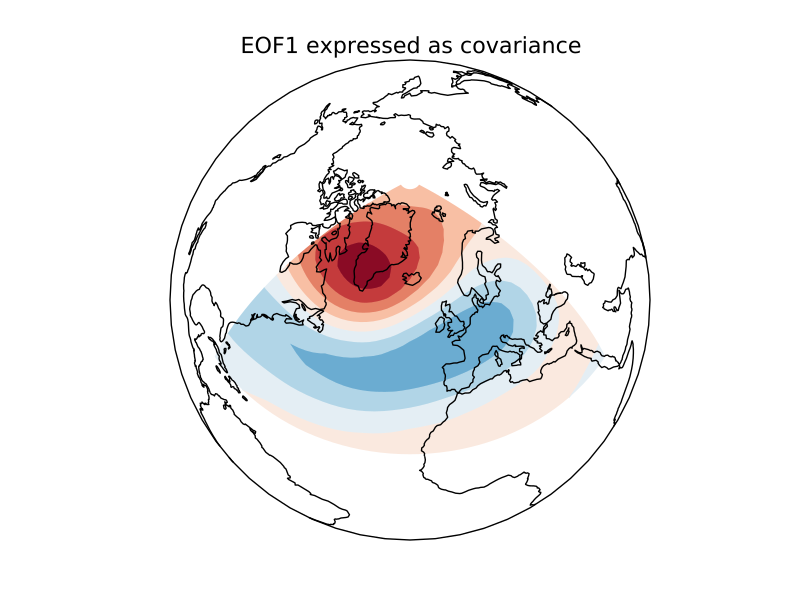

Reproduce this figure in Python.
"""
Compute and plot the leading EOF of geopotential height on the 500 hPa
pressure surface over the European/Atlantic sector during winter time.

This example uses the metadata-retaining iris interface.

"""
import warnings

import iris
import iris.plot as iplt
import cartopy.crs as ccrs
import matplotlib.pyplot as plt
import numpy as np

from eofs.iris import Eof
from eofs.examples import example_data_path


# Read geopotential height data using the iris module. The file contains
# December-February averages of geopotential height at 500 hPa for the
# European/Atlantic domain (80W-40E, 20-90N).
filename = example_data_path('hgt_djf.nc')
z_djf = iris.load_cube(filename)

# Compute anomalies by removing the time-mean.
with warnings.catch_warnings():
    # Iris emits a warning due to the non-contiguous time dimension.
    warnings.simplefilter('ignore', UserWarning)
    z_djf_mean = z_djf.collapsed('time', iris.analysis.MEAN)
z_djf = z_djf - z_djf_mean

# Create an EOF solver to do the EOF analysis. Square-root of cosine of
# latitude weights are applied before the computation of EOFs.
solver = Eof(z_djf, weights='coslat')

# Retrieve the leading EOF, expressed as the covariance between the leading PC
# time series and the input SLP anomalies at each grid point.
eof1 = solver.eofsAsCovariance(neofs=1)

# Plot the leading EOF expressed as covariance in the European/Atlantic domain.
clevs = np.linspace(-75, 75, 11)
proj = ccrs.Orthographic(central_longitude=-20, central_latitude=60)
ax = plt.axes(projection=proj)
ax.coastlines()
ax.set_global()
iplt.contourf(eof1[0, 0], levels=clevs, cmap=plt.cm.RdBu_r)
ax.set_title('EOF1 expressed as covariance', fontsize=16)
plt.show()
